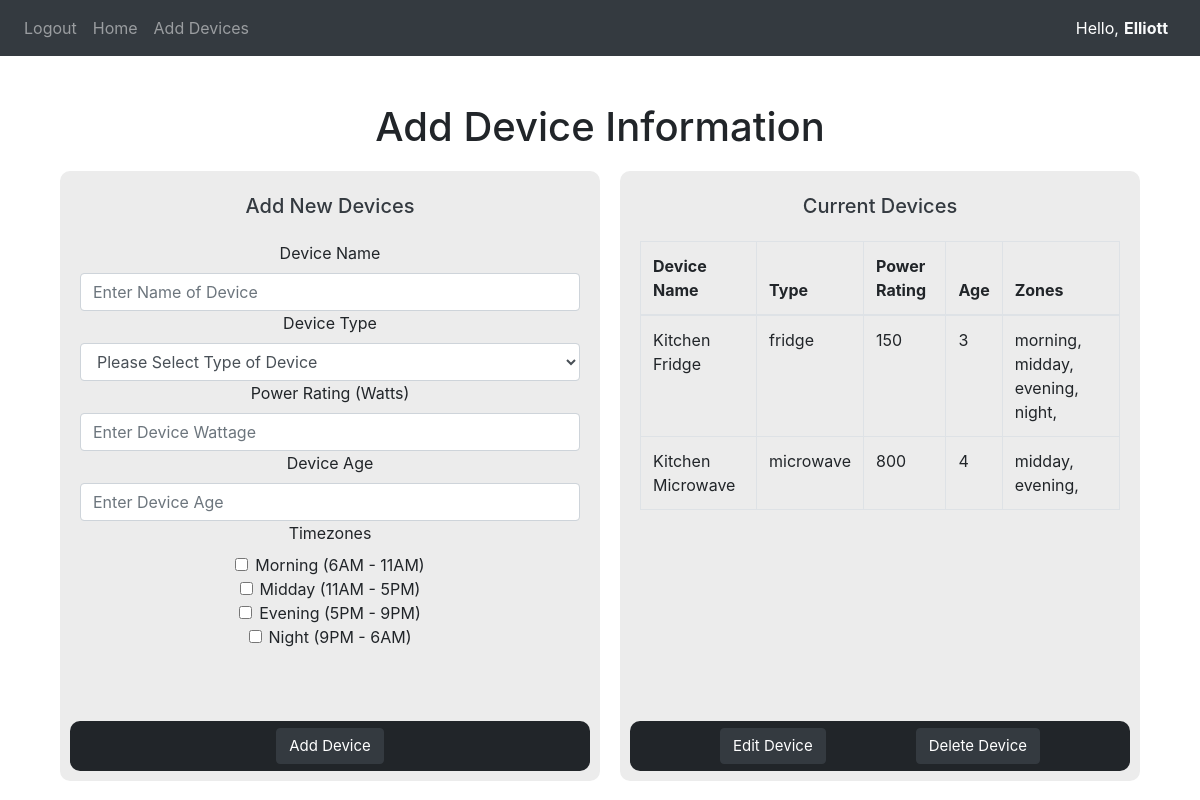
The app's page /getUserData (signed in) with its own data.
### website/models.py (models this page shows)
class User(db.Model, UserMixin):
    id = db.Column(db.Integer, primary_key=True)
    email = db.Column(db.String(150), unique=True)
    password = db.Column(db.String(500))
    firstName = db.Column(db.String(150))
    csv_data = db.relationship('CSVData', uselist=False, backref='user')
    devices = db.relationship('Device', backref='user')

class Device(db.Model):
    id = db.Column(db.Integer, primary_key=True)
    user_id = db.Column(db.Integer, db.ForeignKey('user.id'))
    deviceName = db.Column(db.String(150))
    deviceType = db.Column(db.String(50))
    powerRating = db.Column(db.Integer)
    deviceAge = db.Column(db.Integer)
    timeZones = db.Column(db.JSON)

### website/views.py (the view)
@views.route('/getUserData')
@login_required
def getUserData():
    devices = current_user.devices
    return render_template("getUserData.html", devices=devices) #pass in devies to load any existing devices from user

### website/templates/getUserData.html (shortened to what this page needs)
{% extends "base.html"%}
{%block content %}
<div class="header-container">
    <h1 class="page-header">Add Device Information</h1>
</div>
<div class="flex-tile-con">
    <div class="tile" style="flex: 1;">
        <h2 class="tile-title text-dark">Add New Devices</h2>
        <div class="tile-content" style="flex-direction: column;">
            <form method="POST" action="/add-device" style="width: 500px; overflow-y: scroll;" align="center" id="add_form">
                <div class="form-group">
                    <label for="deviceName">Device Name</label>
                    <input type="text" class="form-control" id="deviceName" name="deviceName" placeholder="Enter Name of Device">
                    <label for="deviceType">Device Type</label>
                    <select class="form-control" id="deviceType" name="deviceType" placeholder="Please Select Type of Device">
                        <option value="" disabled selected hidden>Please Select Type of Device</option>
                    </select>
                    <label for="powerRating">Power Rating (Watts)</label>
                    <input type="number" class="form-control" id="powerRating" name="powerRating" placeholder="Enter Device Wattage">
                    <label for="deviceAge">Device Age</label>
                    <input type="number" class="form-control" id="deviceAge" name="deviceAge" placeholder="Enter Device Age">
                    <label for="deviceTimezone">Timezones</label>
                    <div class="form-check">
                        <input class="form-check-input" type="checkbox" name="deviceTimezone" id="morningZone" value="morning"></input>
                        <label class="form-check-label" for="morningZone">Morning (6AM - 11AM)</label>
                    </div>
                    <div class="form-check">
                        <input class="form-check-input" type="checkbox" name="deviceTimezone" id="middayZone" value="midday"></input>
                        <label class="form-check-label" for="middayZone">Midday (11AM - 5PM)</label>
                    </div>
                    <div class="form-check">
                        <input class="form-check-input" type="checkbox" name="deviceTimezone" id="eveningZone" value="evening"></input>
                        <label class="form-check-label" for="eveningZone">Evening (5PM - 9PM)</label>
                    </div>
                    <div class="form-check">
                        <input class="form-check-input" type="checkbox" name="deviceTimezone" id="nightZone" value="night"></input>
                        <label class="form-check-label" for="nightZone">Night (9PM - 6AM)</label>
                    </div>
                    <br />
                </div>
            </form>
        </div>
        <div class="tile-bottom">
            <div class="tile-bottom-container" style="display: flex; justify-content: space-evenly; width: 100%;">
                <button class="btn btn-dark" id="add_device_button">Add Device</button>
            </div>
        </div>
    </div>
    <div class="tile" style="flex: 1;">
        <h2 class="tile-title text-dark">Current Devices</h2>
        <div class="tile-content" style="flex-direction: column;">
            <div class="scrollable-table" style="height: 475px; width: 100%;">
                <table class="table table-bordered">
                    <thead>
                        <tr>
                            <th>Device Name</th>
                            <th>Type</th>
                            <th>Power Rating</th>
                            <th>Age</th>
                            <th>Zones</th>
                        </tr>
                    </thead>
                    <tbody>
                        {% for device in devices %}
                        <tr class="device-table-row" data-device-name="{{ device.deviceName }}">
                            <td>{{ device.deviceName }}</td>
                            <td>{{ device.deviceType }}</td>
                            <td>{{ device.powerRating }}</td>
                            <td>{{ device.deviceAge }}</td>
                            <td>{% for time in device.timeZones %}
                                {{time}},
                                {% endfor %}
                            </td>
                        </tr>
                        {% else %}
                        <tr>
                            <td colspan="3">No devices added yet.</td>
                        </tr>
                        {% endfor %}
                    </tbody>
                </table>
            </div>
        </div>
        <div class="tile-bottom">
            <div class="tile-bottom-container" style="display: flex; justify-content: space-evenly; width: 100%;">
                <button class="btn btn-dark">Edit Device</button>
                <button class="deleteButton btn btn-dark">Delete Device</button>
            </div>
        </div>
    </div>
</div>
{% endblock %}

### website/templates/base.html (shortened to what this page needs)
<!DOCTYPE html>
<html>
    <head>
      <link rel="stylesheet" href="https://stackpath.bootstrapcdn.com/bootstrap/4.4.1/css/bootstrap.min.css"/>
      <link rel="stylesheet" href="https://stackpath.bootstrapcdn.com/font-awesome/4.7.0/css/font-awesome.min.css"/>
      <link rel="stylesheet" href="{{ url_for('static', filename='css/general.css') }}">
    </head>
    <body>
      <nav class="navbar navbar-expand-lg navbar-dark bg-dark">
          <div class="collapse navbar-collapse" id="navbar">
            <div class="navbar-nav">
              {% if current_user.is_authenticated %}
                <a class="nav-item nav-link" id="logout" href="/logout">Logout</a>
                <a class="nav-item nav-link" id="home" href="/">Home</a>
                <a class="nav-item nav-link" id="getUserData" href="/getUserData">Add Devices</a>
              {% else %}
                <a class="nav-item nav-link" id="login" href="/login">Login</a>
                <a class="nav-item nav-link" id="signUp" href="/sign-up">Sign Up</a>
              {% endif %}
            </div>
          </div>
          <div class="navbar-user" style="display: flex; flex-direction: row;">
            <a class="nav-item nav-link" style="color: white; padding-right: 0px!important;">Hello,</a>
          {% if current_user.is_authenticated %}
            <a class="nav-item nav-link text-light" style="color: var(--dynamic-color); padding-left: 5px!important; font-weight: bold;" >{{ current_user.firstName }}</a>
          </div>
          {% else %}
            <a class="nav-item nav-link" style="color: white; padding-left: 5px!important;" >You!</a>
            </div>
          {% endif %}
        </nav>
          {% block content %}
          {% endblock %}
    </body>
</html>

### website/static/css/general.css (style rules this page uses)
:root { --dynamic-color: white; }
.scrollable-table { overflow-y: auto; height: 500px; }
.header-container { display: flex; justify-content: center; align-items: center; height: 50px; margin-top: 50px; }
.flex-tile-con { display: flex; justify-content: center; align-items: center; width: 100%; height: 80vh; padding: 0 50px 0 50px; }
.tile { display: block; margin: 0 10px 0 10px; padding: 10px; height: 610px; background-color: rgb(236, 236, 236); border-radius: 10px; }
.tile-title { display: flex; margin: 0; justify-content: center; align-items: center; height: 50px; font-size: 20px; overflow: hidden; }
.tile-content { display: flex; padding: 10px; height: 490px; align-items: center; }
.tile-bottom { display: flex; background-color: #212529; justify-content: center; align-items: center; height: 50px; border-radius: 10px; }
.tile-bottom-container { display: flex; justify-content: space-evenly; width: 100%; }
.btn { font-size: 15px; overflow: hidden; min-width: 100px; }

### records on screen
User: firstName "Elliott"
Device: deviceName "Kitchen Fridge", deviceType "fridge", powerRating "150", deviceAge "3", timeZones "morning" "midday" "evening" "night"
Device: deviceName "Kitchen Microwave", deviceType "microwave", powerRating "800", deviceAge "4", timeZones "midday" "evening"
